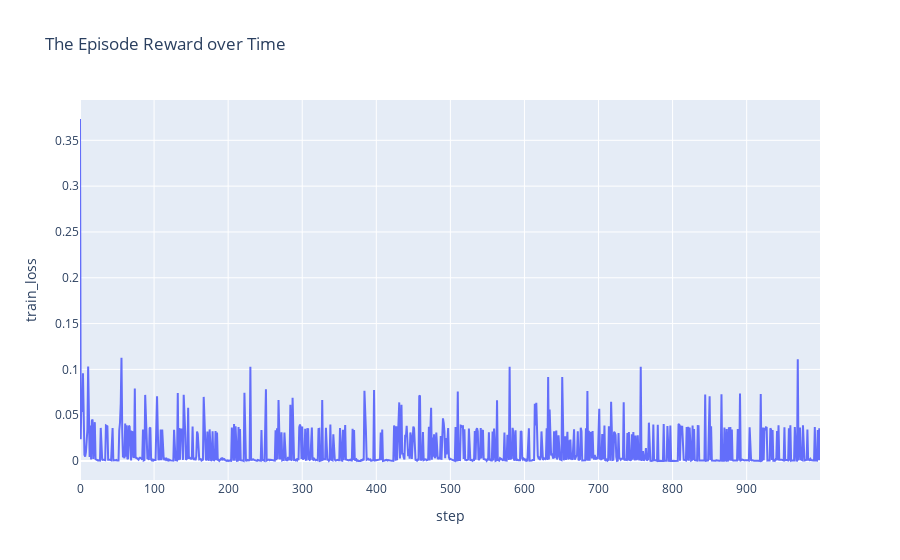

This figure's notebook cell:
### Code cell
fig = px.line(df, x="step", y="train_loss", title="The Episode Reward over Time")
fig.show()

### Figure 1 — Plotly figure (JSON) as saved in the notebook; plotly's stock layout.template omitted (floating-point values rounded to 4 significant figures; data arrays with more than 128 entries replaced by an {"elided": "..."} marker saying what was removed)
{"data": [{"hovertemplate": "step=%{x}<br>train_loss=%{y}<extra></extra>", "legendgroup": "", "line": {"color": "#636efa", "dash": "solid"}, "marker": {"symbol": "circle"}, "mode": "lines", "name": "", "orientation": "v", "showlegend": false, "type": "scatter", "x": {"elided": "1000 int values"}, "xaxis": "x", "y": {"elided": "1000 float values"}, "yaxis": "y"}], "layout": {"legend": {"tracegroupgap": 0}, "title": {"text": "The Episode Reward over Time"}, "xaxis": {"anchor": "y", "domain": [0, 1], "title": {"text": "step"}}, "yaxis": {"anchor": "x", "domain": [0, 1], "title": {"text": "train_loss"}}}}
